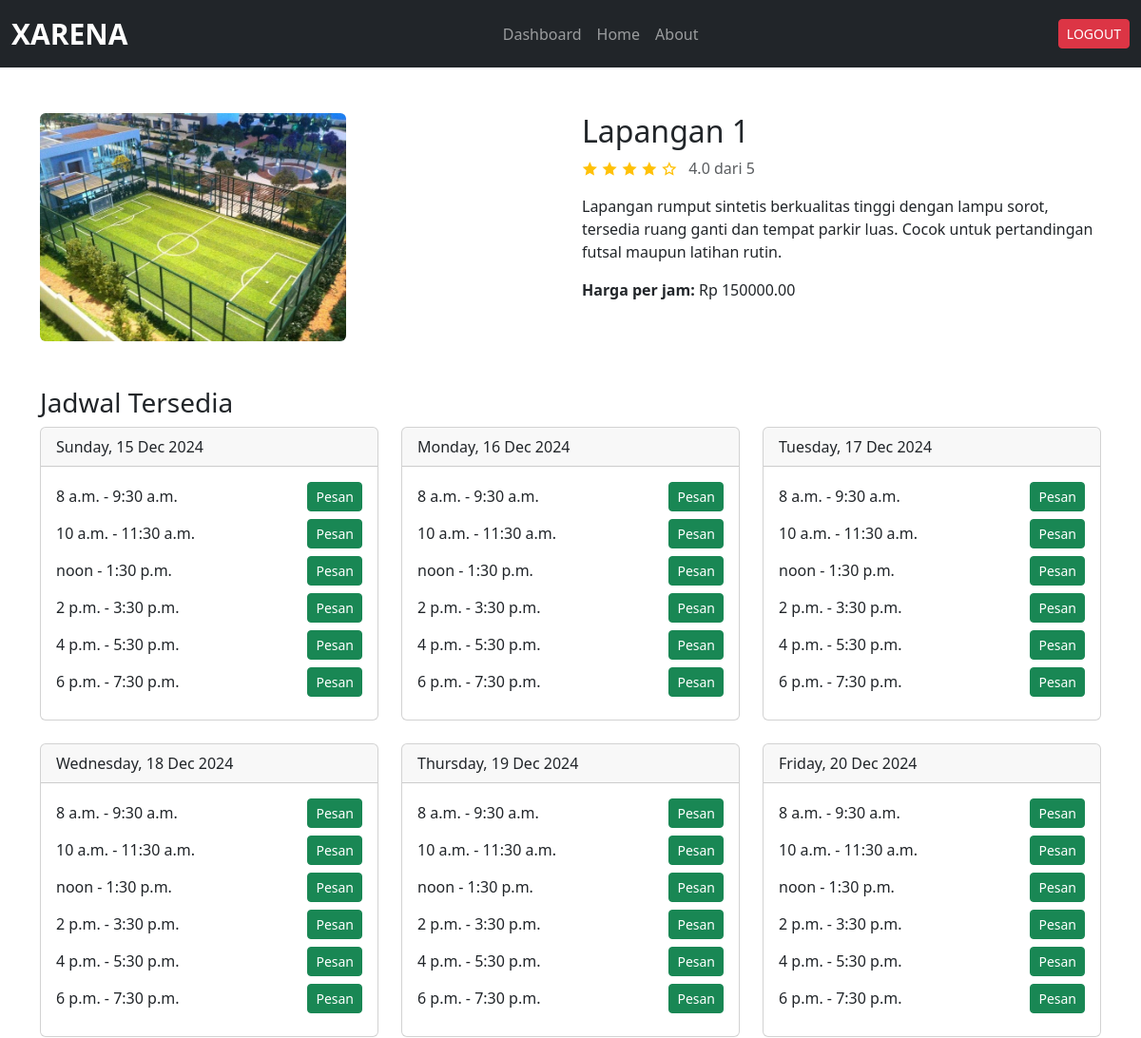
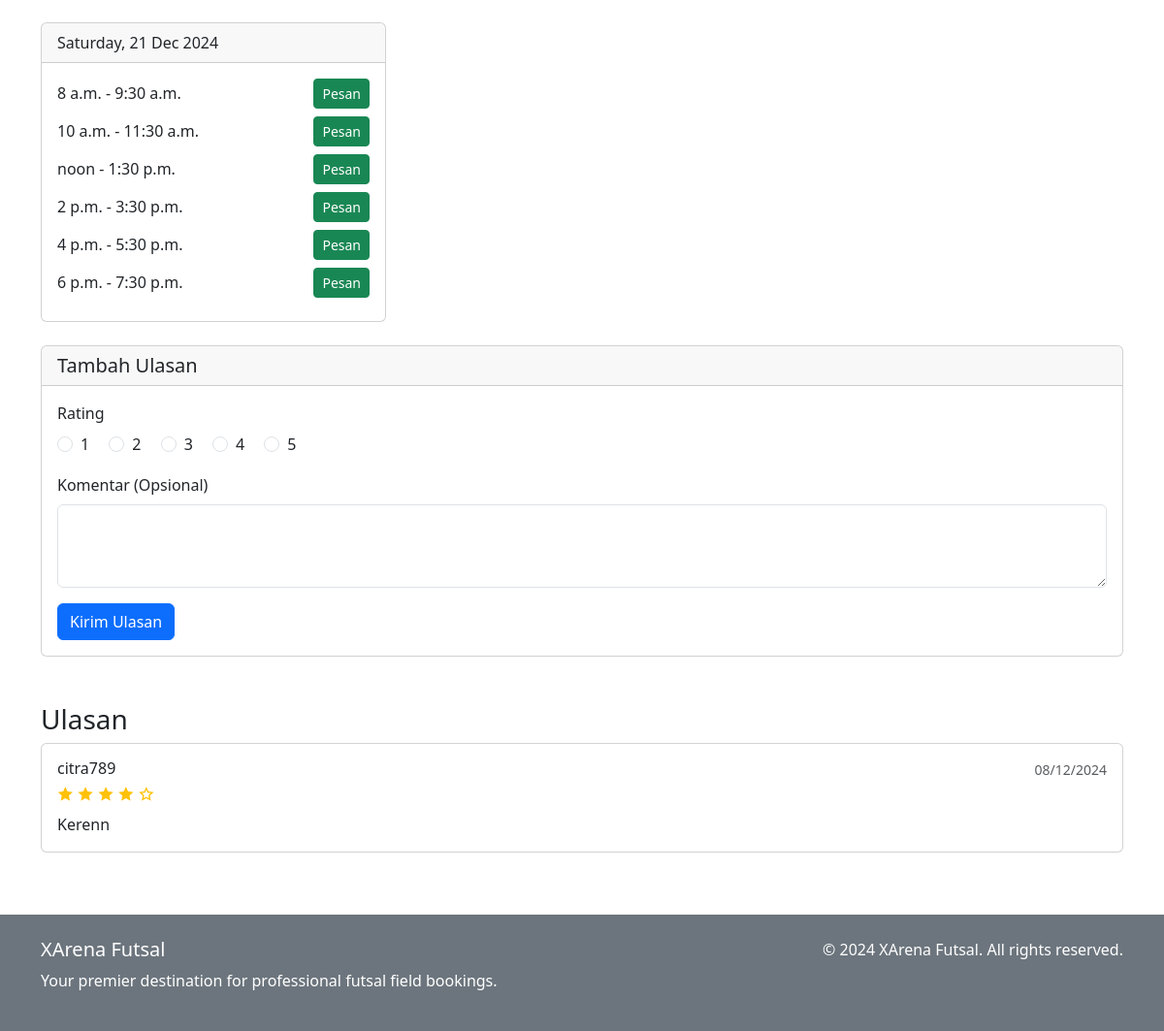
The page /lapangan/4/ (signed in) on the database its author committed (2 pictures, top to bottom).
### xarena_app/models.py (models this page shows, shortened)
class Lapangan(models.Model):
    nama = models.CharField(max_length=100)
    deskripsi = models.TextField(max_length=500)
    harga_per_jam = models.DecimalField(max_digits=10, decimal_places=2)
    gambar = models.ImageField(upload_to='lapangan_images/', blank=True, null=True)
    is_available = models.BooleanField(default=True)
    def avg_rating(self):
        ratings = Ulasan.objects.filter(lapangan=self).values_list('rating', flat=True)
        if ratings:
            return sum(ratings) / len(ratings)
        return 0

class Jadwal(models.Model):
    lapangan = models.ForeignKey(Lapangan, on_delete=models.CASCADE)
    tanggal = models.DateField()
    jam_mulai = models.TimeField()
    jam_selesai = models.TimeField()
    is_available = models.BooleanField(default=True)

class Ulasan(models.Model):
    user = models.ForeignKey(
        settings.AUTH_USER_MODEL,
        on_delete=models.CASCADE,
        related_name='ulasan_user',
        help_text="User yang memberikan ulasan"
    )
    lapangan = models.ForeignKey(Lapangan, on_delete=models.CASCADE, help_text="Lapangan yang diulas")
    rating = models.PositiveSmallIntegerField(choices=[(i, i) for i in range(1, 6)])
    komentar = models.TextField(blank=True, null=True)
    created_at = models.DateTimeField(auto_now_add=True)
    updated_at = models.DateTimeField(auto_now=True)

class CustomUser(AbstractUser):
    nama_lengkap = models.CharField(max_length=100, blank=True, null=True)
    no_hp = models.CharField(max_length=15, blank=True, null=True)

### xarena_app/views.py (the view)
# urls.py: path('lapangan/<int:lapangan_id>/', views.DetailLapanganView.as_view(), name='detail_lapangan'),
class DetailLapanganView(LoginRequiredMixin, DetailView):
    model = Lapangan
    template_name = 'user/detail_lapangan.html'
    pk_url_kwarg = 'lapangan_id'
    context_object_name = 'lapangan'
    def get_context_data(self, **kwargs):
        context = super().get_context_data(**kwargs)
        dates = []
        jadwal_dates = Jadwal.objects.filter(
            lapangan=self.object,
        ).dates('tanggal', 'day')
        for date in jadwal_dates:
            jadwal = Jadwal.objects.filter(
                lapangan=self.object,
                tanggal=date,
            )
            dates.append({
                'date': date,
                'slots': jadwal
            })
        context['dates'] = dates
        return context

### templates/user/detail_lapangan.html (shortened to what this page needs)
{% extends "../base.html" %} {% block content %}
<div class="container py-5">
  <div class="row">
    <div class="col-md-6">
      {% if lapangan.gambar %}
      <img src="{{ lapangan.gambar.url }}" class="img-fluid rounded" style="max-height: 30vh" alt="{{ lapangan.nama }}" />
      {% endif %}
    </div>
    <div class="col-md-6">
      <h2>{{ lapangan.nama }}</h2>
      <div class="rating-stars mb-3">
        {% with ''|center:5 as range %}
        {% for _ in range %}
          {% if forloop.counter <= lapangan.avg_rating %}
            <i class="ri-star-fill text-warning"></i>
          {% else %}
            <i class="ri-star-line text-warning"></i>
          {% endif %}
        {% endfor %}
        {% endwith %}
        <span class="text-muted ms-2">
          {% if lapangan.avg_rating %}
            {{ lapangan.avg_rating|floatformat:1 }} dari 5
          {% else %}
            Belum ada rating
          {% endif %}
        </span>
      </div>
      <p>{{ lapangan.deskripsi }}</p>
      <p><strong>Harga per jam:</strong> Rp {{ lapangan.harga_per_jam }}</p>
    </div>
  </div>
  <div class="mt-5">
    <h3>Jadwal Tersedia</h3>
    <div class="row">
      {% for date in dates %}
      <div class="col-md-4 mb-4">
        <div class="card">
          <div class="card-header">{{ date.date|date:"l, d M Y" }}</div>
          <div class="card-body">
            {% if date.slots %}
              {% for slot in date.slots %}
              <div class="d-flex justify-content-between align-items-center mb-2">
                <span>{{ slot.jam_mulai }} - {{ slot.jam_selesai }}</span>
                <a href="{% url 'konfirmasi_pemesanan' slot.id %}" class="btn btn-sm btn-success">Pesan</a>
              </div>
              {% endfor %}
            {% else %}
              <p class="text-muted">Tidak ada slot tersedia</p>
            {% endif %}
          </div>
        </div>
      </div>
      {% endfor %}
    </div>
  </div>
  <div class="card mb-4">
    <div class="card-header">
      <h5 class="mb-0">Tambah Ulasan</h5>
    </div>
    <div class="card-body">
      <form method="POST" action="{% url 'add_ulasan' lapangan.id %}">
        <div class="mb-3">
          <label class="form-label">Rating</label>
          <div class="rating-input">
            {% for i in "12345" %}
            <div class="form-check form-check-inline">
              <input class="form-check-input" type="radio" name="rating" value="{{ forloop.counter }}" required>
              <label class="form-check-label">{{ forloop.counter }}</label>
            </div>
            {% endfor %}
          </div>
        </div>
        <div class="mb-3">
          <label class="form-label">Komentar (Opsional)</label>
          <textarea name="komentar" class="form-control" rows="3"></textarea>
        </div>
        <button type="submit" class="btn btn-primary">Kirim Ulasan</button>
      </form>
    </div>
  </div>
  <div class="mt-5">
    <h3>Ulasan</h3>
    {% for ulasan in lapangan.ulasan_set.all %}
    <div class="card mb-3">
      <div class="card-body">
        <div class="d-flex justify-content-between align-items-start">
          <div>
            <h6 class="mb-1">{{ ulasan.user.username }}</h6>
            <div class="rating-stars mb-2">
              {% for i in "12345" %}
                {% if forloop.counter <= ulasan.rating %}
                  <i class="ri-star-fill text-warning"></i>
                {% else %}
                  <i class="ri-star-line text-warning"></i>
                {% endif %}
              {% endfor %}
            </div>
          </div>
          <small class="text-muted">{{ ulasan.created_at|date:"d/m/Y" }}</small>
        </div>
        {% if ulasan.komentar %}
        <p class="mb-0">{{ ulasan.komentar }}</p>
        {% endif %}
      </div>
    </div>
    {% empty %}
    <div class="text-center py-4">
      <i class="ri-chat-3-line ri-3x text-muted mb-3"></i>
      <p class="text-muted">Belum ada ulasan</p>
    </div>
    {% endfor %}
  </div>
</div>
{% endblock %}

### static/css/style.css (style rules this page uses)
* { scrollbar-width: thin; scrollbar-color: #888 #f1f1f1; }

### rows shown on the page
Lapangan: gambar (picture), nama "Lapangan 1", avg_rating "4.0", deskripsi "Lapangan rumput sintetis berkualitas tinggi dengan lampu sorot, tersedia ruang ganti dan tempat parkir luas. Cocok untuk pertandingan futsal maupun latihan rutin.", harga_per_jam "150000.00"
Jadwal: jam_mulai "8 a.m.", jam_selesai "9:30 a.m."
Jadwal: jam_mulai "10 a.m.", jam_selesai "11:30 a.m."
Jadwal: jam_mulai "noon", jam_selesai "1:30 p.m."
Jadwal: jam_mulai "2 p.m.", jam_selesai "3:30 p.m."
Jadwal: jam_mulai "4 p.m.", jam_selesai "5:30 p.m."
Jadwal: jam_mulai "6 p.m.", jam_selesai "7:30 p.m."
Jadwal: jam_mulai "8 a.m.", jam_selesai "9:30 a.m."
Jadwal: jam_mulai "10 a.m.", jam_selesai "11:30 a.m."
Jadwal: jam_mulai "noon", jam_selesai "1:30 p.m."
Jadwal: jam_mulai "2 p.m.", jam_selesai "3:30 p.m."
Jadwal: jam_mulai "4 p.m.", jam_selesai "5:30 p.m."
Jadwal: jam_mulai "6 p.m.", jam_selesai "7:30 p.m."
Jadwal: jam_mulai "8 a.m.", jam_selesai "9:30 a.m."
Jadwal: jam_mulai "10 a.m.", jam_selesai "11:30 a.m."
Jadwal: jam_mulai "noon", jam_selesai "1:30 p.m."
Jadwal: jam_mulai "2 p.m.", jam_selesai "3:30 p.m."
Jadwal: jam_mulai "4 p.m.", jam_selesai "5:30 p.m."
Jadwal: jam_mulai "6 p.m.", jam_selesai "7:30 p.m."
Jadwal: jam_mulai "8 a.m.", jam_selesai "9:30 a.m."
Jadwal: jam_mulai "10 a.m.", jam_selesai "11:30 a.m."
Jadwal: jam_mulai "noon", jam_selesai "1:30 p.m."
Jadwal: jam_mulai "2 p.m.", jam_selesai "3:30 p.m."
Jadwal: jam_mulai "4 p.m.", jam_selesai "5:30 p.m."
Jadwal: jam_mulai "6 p.m.", jam_selesai "7:30 p.m."
Jadwal: jam_mulai "8 a.m.", jam_selesai "9:30 a.m."
Jadwal: jam_mulai "10 a.m.", jam_selesai "11:30 a.m."
Jadwal: jam_mulai "noon", jam_selesai "1:30 p.m."
Jadwal: jam_mulai "2 p.m.", jam_selesai "3:30 p.m."
Jadwal: jam_mulai "4 p.m.", jam_selesai "5:30 p.m."
Jadwal: jam_mulai "6 p.m.", jam_selesai "7:30 p.m."
Jadwal: jam_mulai "8 a.m.", jam_selesai "9:30 a.m."
Jadwal: jam_mulai "10 a.m.", jam_selesai "11:30 a.m."
Jadwal: jam_mulai "noon", jam_selesai "1:30 p.m."
Jadwal: jam_mulai "2 p.m.", jam_selesai "3:30 p.m."
Jadwal: jam_mulai "4 p.m.", jam_selesai "5:30 p.m."
Jadwal: jam_mulai "6 p.m.", jam_selesai "7:30 p.m."
Jadwal: jam_mulai "8 a.m.", jam_selesai "9:30 a.m."
Jadwal: jam_mulai "10 a.m.", jam_selesai "11:30 a.m."
Jadwal: jam_mulai "noon", jam_selesai "1:30 p.m."
Jadwal: jam_mulai "2 p.m.", jam_selesai "3:30 p.m."
Jadwal: jam_mulai "4 p.m.", jam_selesai "5:30 p.m."
Jadwal: jam_mulai "6 p.m.", jam_selesai "7:30 p.m."
Ulasan: user.username "citra789", rating 4 (drawn), created_at "08/12/2024", komentar "Kerenn"

### other values the page prints
{{ date.date|date:"l, d M Y" }} "Sunday, 15 Dec 2024" "Monday, 16 Dec 2024" "Tuesday, 17 Dec 2024" "Wednesday, 18 Dec 2024" "Thursday, 19 Dec 2024" "Friday, 20 Dec 2024" "Saturday, 21 Dec 2024"
